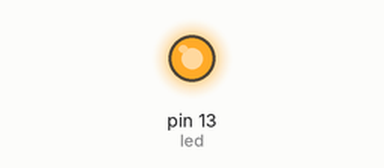
A sketch run on a simulated Arduino Uno, built with avr-gcc and run on an emulated ATmega328P. Parts: output pins drawn as LEDs (lit = HIGH).

Above: at 0.2 s.
At 3.0 s:
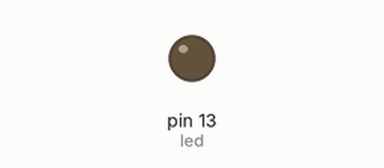
Timing chart, 0 to 7.2 s (numbered marks = the images above):
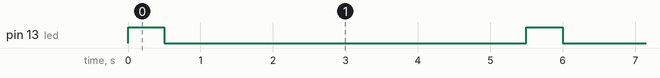

Measured:
- by itself, pin 13 (led): alternates HIGH for 0.50 s and LOW for 5.0 s

The sketch:

building_led.ino
```cpp
int led = 13; // the pin the LED is connected to
//int button = 5;
//
//int buttonState = 0;

void setup() {
  pinMode(led, OUTPUT); // Declare the LED as an output
//  pinMode(button, INPUT);

}

void loop() {
//  buttonState = digitalRead(button);
//  if(buttonState==HIGH){
    digitalWrite(led, HIGH); // Turn the LED on
    delay(500);
//  }else{
    digitalWrite(led, LOW);
    delay(5000);
//  }
}
```
